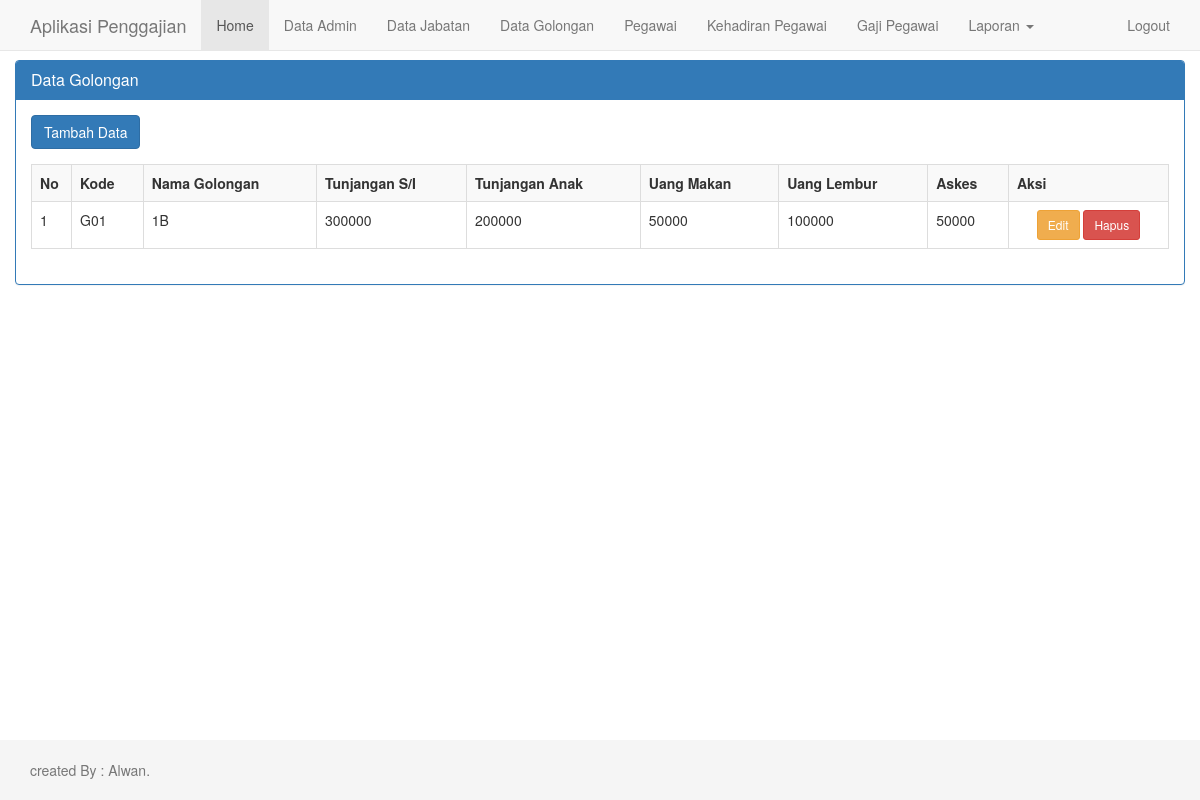
The page /data_golongan.php (signed in) on the database its author committed.
### tables this page shows
CREATE TABLE `golongan` (
  `kode_golongan` varchar(3) NOT NULL,
  `nama_golongan` varchar(10) NOT NULL,
  `tunjangan_suami_istri` int(10) NOT NULL,
  `tunjangan_anak` int(10) NOT NULL,
  `uang_makan` int(10) NOT NULL,
  `uang_lembur` int(10) NOT NULL,
  `askes` int(10) NOT NULL
);

### data_golongan.php (the view, shortened to what this page needs)
<?php include "header.php"; ?>
<div class="container">
    <?php
    $view = isset($_GET['view']) ? $_GET['view'] : null;
    switch ($view) {
        default:
    ?>
            <div class="row">
                <div class="panel panel-primary">
                    <div class="panel-heading">
                        <h3 class="panel-title">
                            Data Golongan
                        </h3>
                    </div>
                    <div class="panel-body">
                        <a href="data_golongan.php?view=tambah" style="margin-bottom: 15px;" class="btn btn-primary">Tambah Data</a>
                        <table class="table table-bordered table-striped">
                            <tr>
                                <th>No</th>
                                <th>Kode</th>
                                <th>Nama Golongan</th>
                                <th>Tunjangan S/I</th>
                                <th>Tunjangan Anak</th>
                                <th>Uang Makan</th>
                                <th>Uang Lembur</th>
                                <th>Askes</th>
                                <th>Aksi</th>
                            </tr>
                            <?php
                            $sql = mysqli_query($konek, "SELECT * FROM golongan ORDER BY kode_golongan ASC");
                            $no = 1;
                            while ($d = mysqli_fetch_array($sql)) {
                                echo "<tr>
                                <td width='40px' align-'center'>$no</td>
                                <td>$d[kode_golongan]</td>
                                <td>$d[nama_golongan]</td>
                                <td>$d[tunjangan_suami_istri]</td>
                                <td>$d[tunjangan_anak]</td>
                                <td>$d[uang_makan]</td>
                                <td>$d[uang_lembur]</td>
                                <td>$d[askes]</td>
                                <td width='160px' align='center'>
                                <a class='btn btn-warning btn-sm' href='data_golongan.php?view=edit&id=$d[kode_golongan]'>Edit</a>
                                <a class='btn btn-danger btn-sm' href='aksi_golongan.php?act=delete&id=$d[kode_golongan]'>Hapus</a>
                                </td>
                                </tr>";
                                $no++;
                            }
                            ?>
                        </table>
                    </div>
                </div>
            </div>
        <?php
            break;
        ?>
    <?php
    }
    ?>
</div>
<?php include "footer.php"; ?>

### assets/style.css (style rules this page uses)
html { position: relative; min-height: 100%; }
body { margin-bottom: 60px; }
body > .container { padding: 60px 15px 0; }

### rows shown on the page
golongan: kode_golongan "G01", nama_golongan "1B", tunjangan_suami_istri "300000", tunjangan_anak "200000", uang_makan "50000", uang_lembur "100000", askes "50000"
